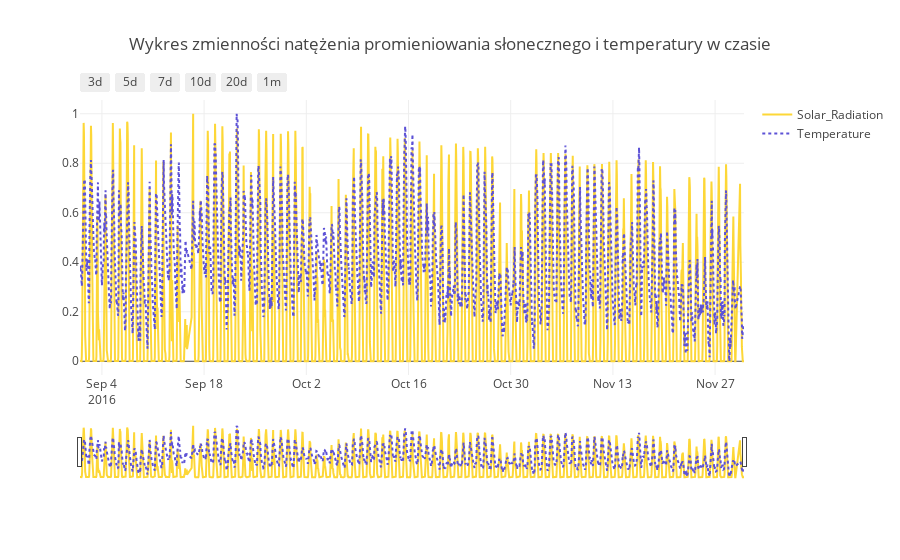

Notebook code for this chart:
### Code cell
init_notebook_mode(connected=True)

trace1 = go.Scatter(x=list(rt.index), y=list(rt.Solar_Radiation), mode='lines',
                    line = dict(color = ("#fdd737"), width = 2.0, dash = 'solid'), name = "Solar_Radiation")
                  
trace2 = go.Scatter(x=list(rt.index), y=list(rt.Temperature), mode='lines',
                    line = dict(color = ("#5d52d6"), width = 2.0,dash = 'dot'), name = "Temperature")

data = [trace1, trace2]
layout = dict(
    title='Solar radiation vs Temperature - time series',
    xaxis=dict(
        rangeselector=dict(
            buttons=list([
                dict(count=3, label='3d', step='day', stepmode='backward'),
                dict(count=5, label='5d', step='day', stepmode='backward'),
                dict(count=7, label='7d', step='day',stepmode='backward'),
                dict(count=10, label='10d',step='day', stepmode='backward'),
                dict(count=20,label='20d',step='day', stepmode='backward'),
                dict(count=1, label='1m', step='month', stepmode='backward')
            ])
        ),
        rangeslider=dict(visible = True), type='date'))

fig = dict(data=data, layout=layout)
plotly.offline.iplot(fig)

### Figure 1 — Plotly figure (JSON) as saved in the notebook; plotly's stock layout.template omitted (floating-point values rounded to 4 significant figures; data arrays with more than 128 entries replaced by an {"elided": "..."} marker saying what was removed)
{"data": [{"line": {"color": "#fdd737", "dash": "solid", "width": 2}, "mode": "lines", "name": "Solar_Radiation", "type": "scatter", "uid": "647913e1-bff9-4812-8d4e-96cd6dfa79ed", "x": {"elided": "2133 str values"}, "y": {"elided": "2133 float values"}}, {"line": {"color": "#5d52d6", "dash": "dot", "width": 2}, "mode": "lines", "name": "Temperature", "type": "scatter", "uid": "b416428c-7d1b-47dd-a1a0-12648e42ae7b", "x": {"elided": "2133 str values"}, "y": {"elided": "2133 float values"}}], "layout": {"title": {"text": "Wykres zmienności natężenia promieniowania słonecznego i temperatury w czasie"}, "xaxis": {"rangeselector": {"buttons": [{"count": 3, "label": "3d", "step": "day", "stepmode": "backward"}, {"count": 5, "label": "5d", "step": "day", "stepmode": "backward"}, {"count": 7, "label": "7d", "step": "day", "stepmode": "backward"}, {"count": 10, "label": "10d", "step": "day", "stepmode": "backward"}, {"count": 20, "label": "20d", "step": "day", "stepmode": "backward"}, {"count": 1, "label": "1m", "step": "month", "stepmode": "backward"}]}, "rangeslider": {"visible": true}, "type": "date"}}}
